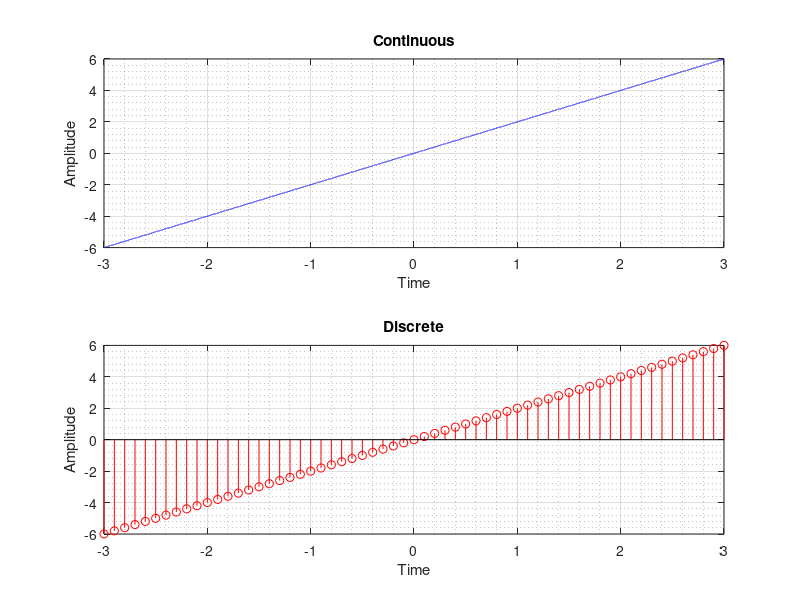

Write the MATLAB code that produced this figure.
% Program to generate signal of function : x[n] = 2n , -3 <= n <= 3 
clc; clear all;

x = -3:0.0001:3; % Domain, Sampled 0.00001 apart
y = 2.*x; % Point wise multiplication
figure('Name','Function Generation','NumberTitle','off','Color','w')
subplot(2,1,1);
plot(x,y,'b'), grid on, grid minor % continuous line 2D plot
title('Continuous')
xlabel('Time')
ylabel('Amplitude')

p = -3:0.1:3; % Domain, Sampled 0.1 apart
q = 2.*p;
subplot(2,1,2);
stem(p,q,'r'), grid on, grid minor % Discrete data 2D plot
title('Discrete')
xlabel('Time')
ylabel('Amplitude')
